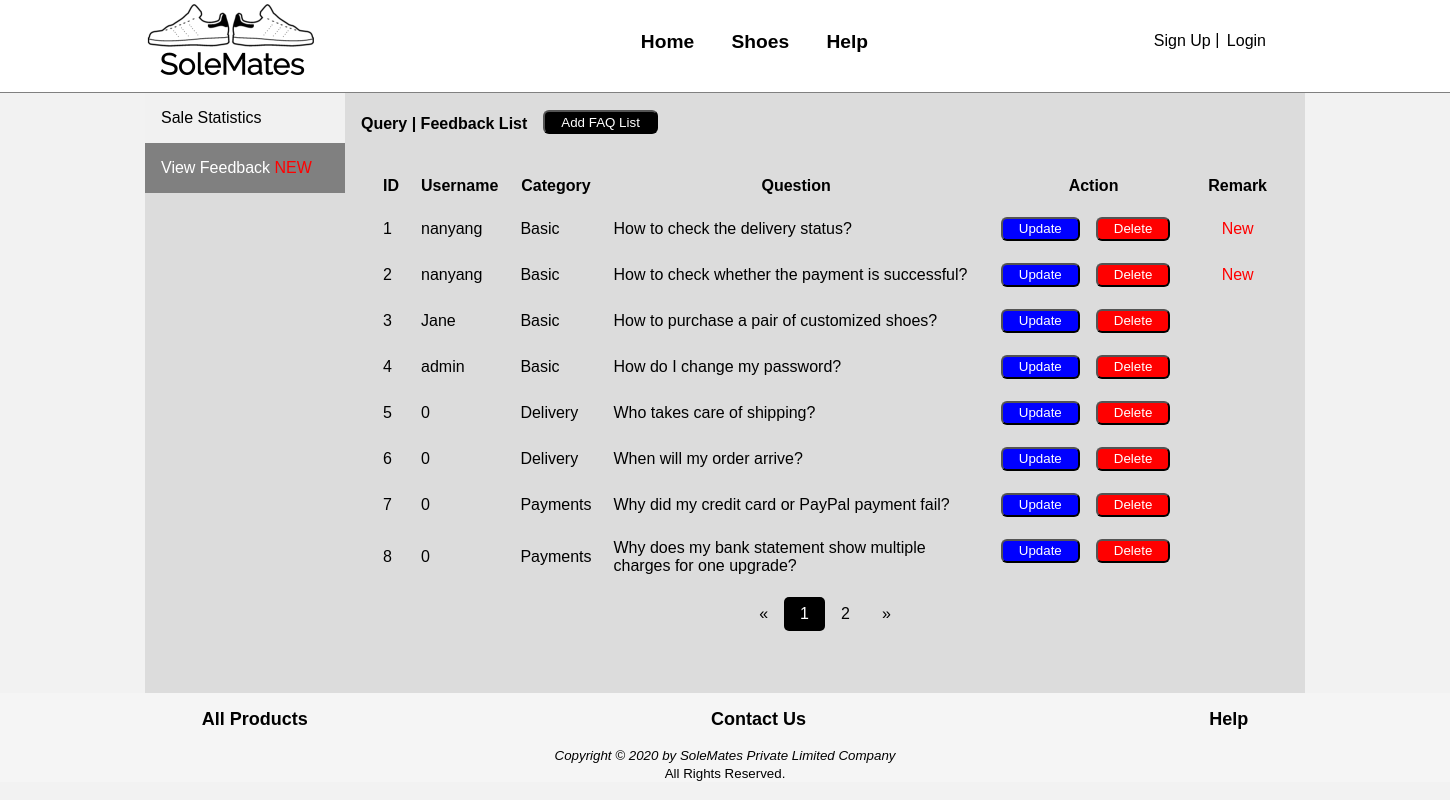
The page /admin.php?query=1 on the database its author committed.
### tables this page shows
CREATE TABLE IF NOT EXISTS `feedback` (
  `question` varchar(150) NOT NULL,
  `answer` varchar(500) DEFAULT NULL,
  `username` varchar(30) DEFAULT NULL,
  `category` char(10) NOT NULL,
  `id` int(10) unsigned NOT NULL AUTO_INCREMENT,
  `email` varchar(30) DEFAULT NULL,
  `display` tinyint(1) DEFAULT '0',
  PRIMARY KEY (`id`)
);

### php/database.php (called while the page is built, shortened)
<?php
function searchUnansweredQuery(){
    global $db;
    $query = "SELECT *
    FROM `feedback`
    WHERE answer IS NULL";
    return mysqli_query($db,$query);
}

### admin.php (the view, shortened to what this page needs)
<!DOCTYPE html>
<html>
<head>
    <link rel="stylesheet" href="./styles/main.css">
    <link rel="stylesheet" href="./styles/admin.css">
</head>
<?php require("./template/header.php"); ?>
<div class="wrapper">
    <div class="sidebar">
        <?php
        $res = searchUnansweredQuery();
        $new = mysqli_num_rows($res);
        if (isset($_GET['query'])) {
            echo "<a name='sidenav' id='nav_report' href='./admin.php'>Sale Statistics</a>";
            if ($new > 0) {
                echo "<a class='active'name='sidenav' id='nav_query' href='./admin.php?query=1'>View Feedback <span class='remark'> NEW </span></a>";
            } else {
                echo "<a class='active'name='sidenav' id='nav_query' href='./admin.php?query=1'>View Feedback</a>";
            }
            if (isset($_POST['edit'])) {
                $answer = $_POST['answer'];
                $id = $_POST['query_id'];
                if ($_POST['display'] == 'on') {
                    $display = 1;
                } else {
                    $display = 0;
                }
                $cat = $_POST['Category'];
                updateFeedbackAnswerAndDisplay($id, $answer, $display, $cat);
                header('location:' . "./admin.php?query=1");
            } else if (isset($_GET['delete'])) {
                deleteQueryById($_GET['delete']);
                header('location:' . "./admin.php?query=1");
            } else {
                $query = "SELECT * from feedback order by CHAR_LENGTH(answer);";
                $total_result = mysqli_query($db, $query);
                $total_num = mysqli_num_rows($total_result);
                if (isset($_GET['offset'])) {
                    $query = "SELECT * from feedback order by CHAR_LENGTH(answer) limit 8 offset " . $_GET['offset'] . ";";
                } else {
                    $query = "SELECT * from feedback order by CHAR_LENGTH(answer) limit 8;";
                }
                $total_result = mysqli_query($db, $query);
            }
        }
        ?>
    </div>
    <div class="content">
        <div id="query_container" style="display:none">
            <div style="display:inline-flex">
                <h4>Query | Feedback List </h4><button class='query_action' id='insert'><a href='./admin.php?query=2&insert=1'>Add FAQ List</a></button>
            </div>
            <?php
            if ($_GET['query'] == 1) {
                echo "<table class='query_table'>";
                echo "<tr><th>ID</th><th>Username</th><TH>Category</TH><th>Question</th><th>Action</th><th>Remark</th></tr>";
                $count = 0;
                while ($row = mysqli_fetch_assoc($total_result)) {
                    $count += 1;
                    echo "<tr><td>" . $count;
                    echo "<td>" . $row['username'] . "</td>";
                    echo "<td>" . $row['category'] . "</td>";
                    echo "<td>" . $row['question'] . "</td>";
                    echo "<td class='action_buttons'><button class='query_action' id='edit'><a href='./admin.php?query=2&edit=" . $row['id'] . "'>Update</a></button><button class='query_action' id='delete' onclick='deleteQueryConfirm(" . $row['id'] . ")'>Delete</button></td>";
                    if (strlen($row['answer']) == 0) {
                        echo "<td class='remark'>New</td></tr>";
                    } else {
                        echo "<td></td></tr>";
                    }
                }
                echo "</table>";
                if ($total_num > 0) {
                    echo "<div class=\"pagination_container\">";
                    echo "<div class='pagination'>";
                    echo "<a name=\"forward\"  onclick='pageForward()'>&laquo;</a>";
                    if (strpos($_SERVER['REQUEST_URI'], "&offset=") != false) {
                        $url = explode("&offset=", $_SERVER['REQUEST_URI'])[0] . "&";
                    } else if ($_SERVER['REQUEST_URI'] != $_SERVER['PHP_SELF']) {
                        $url = $_SERVER['REQUEST_URI'] . "&";
                    } else {
                        $url = $_SERVER['PHP_SELF'] . "?";
                    }
                    $num_pag = ceil($total_num / 8);
                    for ($i = 1; $i <= $num_pag; $i++) {
                        if ($_GET['offset'] / 8 == ($i - 1)) {
                            echo "<a name='page' class='active' href=\"" . $url . "offset=" . (($i - 1) * 8) . "\">" . $i . "</a>";
                        } else {
                            echo "<a name='page' href=\"" . $url . "offset=" . (($i - 1) * 8) . "\">" . $i . "</a>";
                        }
                    }
                    echo "<a name=\"back\" onclick='pageBack(this);' >&raquo;</a>";
                    echo "</div></div>";
                } else {
                    echo "<div class=\"notfound\"><hr><br>";
                    echo "The query list is empty.";
                    echo "<br><br><hr></div>";
                }
            } else if (isset($_GET['edit'])) {
                $query = mysqli_fetch_assoc(searchQueryById($_GET['edit']));
                echo "<form action='./admin.php?query=1' method='post'>";
                echo "<div class='row'>";
                echo "<div class='col-25'>";
                echo "<label for='username'>Username</label>";
                echo "</div>";
                echo "<div class='col-75'>";
                echo "<input type='text' id='uname' name='username' value='" . $query['username'] . "' disabled>";
                echo "</div></div>";
                echo "<input type='hidden' name='Email' id='Email' value='" . $query['email'] . "'>";
                echo "<input type='hidden' name='query_id' value='" . $query['id'] . "'>";
                echo "<input type='hidden' name='edit' value='1'>";
                echo "<div class='row'>";
                echo "<div class='col-25'>";
                echo "<label for='Category'>Query Category:</label>";
                echo "</div>";
                echo "<div class='col-75'>";
                echo "<select id='Category' name='Category'>";
                $category_option = array('Basic', 'Delivery', 'Payments', 'Account');
                foreach ($category_option as $cat) {
                    if ($cat == $query['category']) {
                        echo "<option value=" . $cat . " selected>" . $cat . "</option>";
                    } else {
                        echo "<option value=" . $cat . " >" . $cat . "</option>";
                    }
                }
                echo "</select>";
                echo "</div></div>";
                echo "<div class='row'>";
                echo "<div class='col-25'>";
                echo "<label for='content'>Query</label>";
                echo "</div>";
                echo "<div class='col-75'>";
                echo "<textarea id='content' name='content' style='height:75px' required>" . $query['question'] . "</textarea>";
                echo "</div></div>";
                echo "<div class='row'>";
                echo "<div class='col-25'>";
                echo "<label for='content'>Reply</label>";
                echo "</div>";
                echo "<div class='col-75'>";
                echo "<textarea id='answer' name='answer' style='height:200px' required>" . $query['answer'] . "</textarea>";
                echo "</div></div>";
                echo "<div class='row'>";
                echo "<div class='col-25'>";
                echo "<label for='display'>Display on FAQ Page</label>";
                echo "</div>";
                echo "<div class='col-75'>";
                if ($query['display'] == 1) {
                    echo "<input id='display' name='display' type='checkbox' checked>";
                } else {
                    echo "<input id='display' name='display' type='checkbox'>";
                }
                echo "</div></div>";
                echo "<div class='row'>";
                echo "<input type='submit' value='Update'>";
                echo "</div>";
                echo "</form>";
            } else if (isset($_GET['insert'])) {
                echo "<form action='./admin.php?query=1' method='post'>";
                echo "<input type='hidden' name='username' value='admin'>";
                echo "<input type='hidden' name='insert' value='1'>";
                echo "<div class='row'>";
                echo "<div class='col-25'>";
                echo "<label for='Category'>Query Category:</label>";
                echo "</div>";
                echo "<div class='col-75'>";
                echo "<select id='Category' name='Category'>";
                $category_option = array('Basic', 'Delivery', 'Payments', 'Account');
                foreach ($category_option as $cat) {
                    echo "<option value=" . $cat . " >" . $cat . "</option>";
                }
                echo "</select>";
                echo "</div></div>";
                echo "<div class='row'>";
                echo "<div class='col-25'>";
                echo "<label for='content'>Query</label>";
                echo "</div>";
                echo "<div class='col-75'>";
                echo "<textarea id='content' name='content' style='height:75px' required></textarea>";
                echo "</div></div>";
                echo "<div class='row'>";
                echo "<div class='col-25'>";
                echo "<label for='answer'>Reply</label>";
                echo "</div>";
                echo "<div class='col-75'>";
                echo "<textarea id='answer' name='answer' style='height:200px' required></textarea>";
                echo "</div></div>";
                echo "<div class='row'>";
                echo "<div class='col-25'>";
                echo "<label for='display'>Display on FAQ Page</label>";
                echo "</div>";
                echo "<div class='col-75'>";
                echo "<input id='display' name='display' type='checkbox' checked>";
                echo "</div></div>";
                echo "<div class='row'>";
                echo "<input type='submit' value='Insert'>";
                echo "</div>";
                echo "</form>";
            }
            ?>
        </div>
    </div>
</div>
<?php require("./template/footer.php") ?>

### styles/main.css (style rules this page uses)
body { font-family: Muli, Verdana, Geneva, Tahoma, sans-serif; background-color: rgb(242, 242, 242); height: auto; min-width: 1440px; margin: 0; }
a { text-decoration: none; color: black; }
button a { color: white; }
.wrapper { margin: auto; min-height: 600px; height: max-content; width: 80%; background-color: gainsboro; }
.pagination { display: inline-block; }
.pagination_container { text-align: center; }
.pagination a { color: black; float: left; padding: 8px 16px; text-decoration: none; }
.pagination a.active { background-color:black; color: white; border-radius: 5px; }

### styles/admin.css (style rules this page uses)
.sidebar { margin: 0; padding: 0; width: 200px; background-color: #f1f1f1; position: absolute; height: inherit; overflow: auto; }
.sidebar a { display: block; color: black; padding: 16px; text-decoration: none; }
.sidebar a.active { background-color: grey; color: white; }
div.content { margin-left: 200px; padding: 1px 16px; padding-bottom: 1rem; }
.query_table { padding: 10px; }
.query_table tr th, td { padding: 10px; }
.query_action { color: white; border-radius: 6px; float: left; height: 1.5rem; margin-right: 1rem; padding: 0 1rem 0 1rem; }
#delete { background-color: red; }
#edit { background-color: blue; }
#insert { background-color: black; margin: 1rem; }
.action_buttons { display: inline-flex; }
.remark { color: red; text-align: center; }
* { box-sizing: border-box; }

### rows shown on the page
feedback: username "nanyang", category "Basic", question "How to check the delivery status?", shows "New"
feedback: username "nanyang", category "Basic", question "How to check whether the payment is successful?", shows "New"
feedback: username "Jane", category "Basic", question "How to purchase a pair of customized shoes?"
feedback: username "admin", category "Basic", question "How do I change my password?"
feedback: username "0", category "Delivery", question "Who takes care of shipping?"
feedback: username "0", category "Delivery", question "When will my order arrive?"
feedback: username "0", category "Payments", question "Why did my credit card or PayPal payment fail?"
feedback: username "0", category "Payments", question "Why does my bank statement show multiple charges for one upgrade?"
